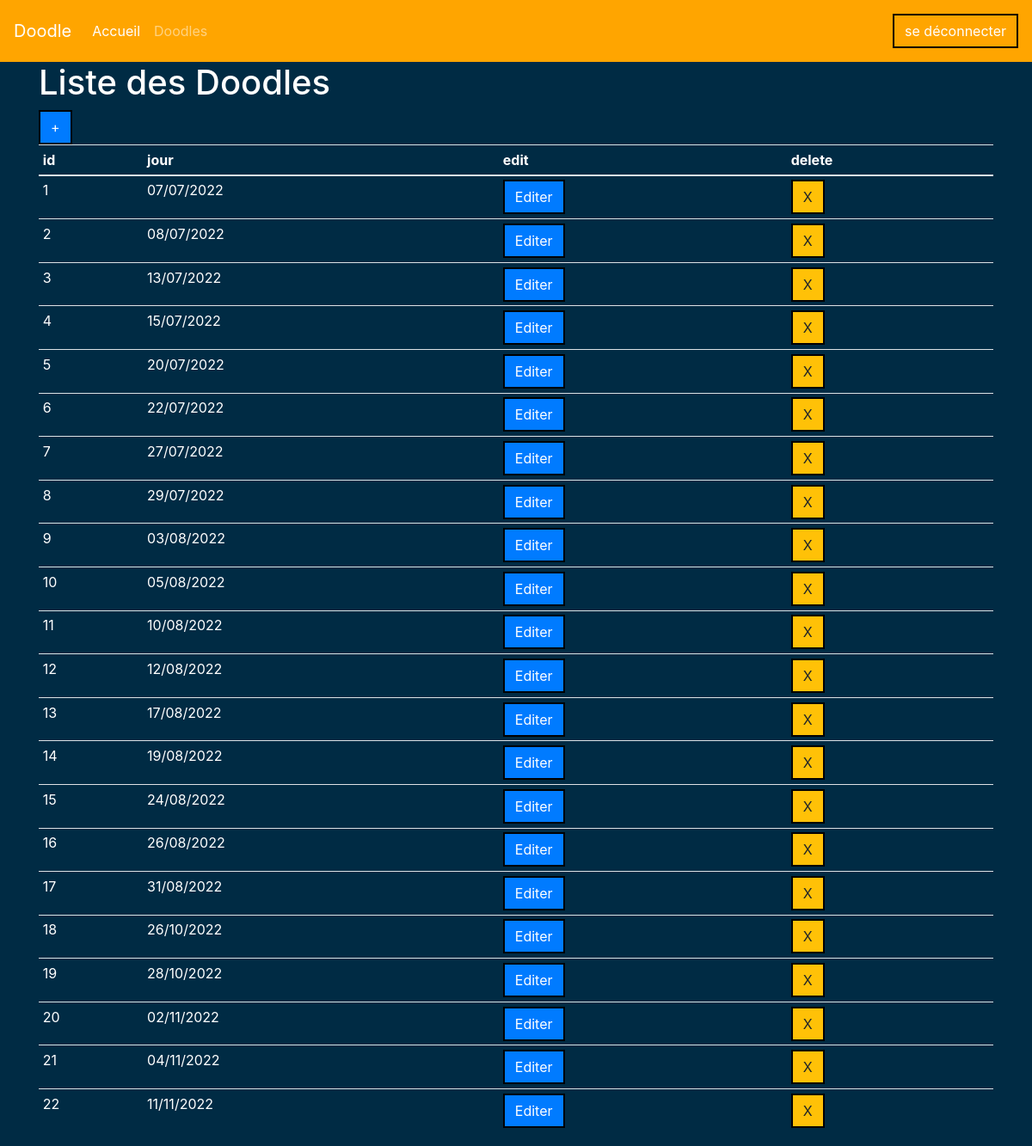
Screenshot of /cms/doodles (signed in) with the database file from the repository.
### models/models.py (models this page shows, shortened)
class Doodle(db.Model):
    __tablename__ = 'doodles'
    id = db.Column(db.Integer(), primary_key=True)
    date_doodle = db.Column(db.DateTime(), nullable=False)
    joueurs = db.relationship('Joueur', backref='doodles', lazy=True)

### app.py (the view)
@app.route('/cms/doodles', methods=['GET'])
def get_doodles():
    if not_admin():
        return redirect(url_for('index'))
    doodles = Doodle.query.all()
    return render_template('cms/doodles/index.html', doodles=doodles)

### app.py (called while the page is built)
def not_admin():
    if "admin" not in session :
        flash("Vous n'êtes pas connecté", "danger")
        return True
    return False

### templates/cms/doodles/index.html (shortened to what this page needs)
{% extends 'app.html' %}
{% block content %}
<div class="container">
    <h1>Liste des Doodles</h1>
</div>
<div class="container">
    <a href="{{ url_for('register_doodle')}}" class="btn btn-primary">+</a>
</div>
<div class="container">
    <table class="table table-sm">
        <thead>
            <tr>
                <th>id</th>
                <th>jour</th>
                <th>edit</th>
                <th>delete</th>
            </tr>
        </thead>
        <tbody>
            {% for doodle in doodles %}
            <tr>
                <td>
                    {{ doodle['id'] }}
                </td>
                <td>{{ doodle['date_doodle'].strftime('%d/%m/%Y') }}</td>
                <td><a class="btn btn-primary" href="{{ url_for('edit_doodle', id=doodle.id) }}">Editer</a></td>
                <td><a class="btn btn-warning" href="{{ url_for('delete_doodle', id=doodle.id) }}">X</a></td>
            </tr>
            {% endfor %}
        </tbody>
    </table>
</div>
{% endblock %}

### templates/app.html (shortened to what this page needs)
<!DOCTYPE html>
<html lang="fr">
<head>
  <link rel="stylesheet" href="https://cdn.jsdelivr.net/npm/bootstrap@4.0.0/dist/css/bootstrap.min.css"
>
  <link rel="stylesheet" href="https://use.fontawesome.com/releases/v5.5.0/css/all.css"
>
    <link href="{{ url_for('static', filename='css/style.css') }}" rel="stylesheet">
</head>
<body>
  <nav class="navbar navbar-dark navbar-expand-lg navbar-custom">
    <a class="navbar-brand" href="{{ url_for('index') }}">Doodle</a>
    <div class="collapse navbar-collapse" id="navbarNav">
      <ul class="navbar-nav">
        <li class="nav-item active">
          <a class="nav-link" href="{{ url_for('index') }}">Accueil <span class="sr-only">(current)</span></a>
        </li>
        {% if session['admin'] %}
        {% for item, url in [("doodles", "get_doodles"),] %}
        <li class="nav-item">
          <a class="nav-link" href="{{ url_for(url) }}">{{ item[0]|upper}}{{item[1:] }}</a>
        </li>
        {% endfor %}
        {% endif %}
      </ul>
    </div>
    <ul class="nav justify-content-end">
      {% if session['admin'] %}
      <span class="navbar-text">
        <a class="btn btn-outline-success" href="{{ url_for('close_connexion') }}">se déconnecter</a>
      </span>
      {% endif %}
    </ul>
  </nav>
  {% block content %}
  {% endblock %}
</body>
</html>

### static/css/style.css (style rules this page uses)
body { background-color: #002b44; color: white; }
.navbar-custom { background-color: orange; }
.btn { border-radius: 0; border: 2px solid black; }

### rows the page displays
Doodle: id "1", date_doodle "07/07/2022"
Doodle: id "2", date_doodle "08/07/2022"
Doodle: id "3", date_doodle "13/07/2022"
Doodle: id "4", date_doodle "15/07/2022"
Doodle: id "5", date_doodle "20/07/2022"
Doodle: id "6", date_doodle "22/07/2022"
Doodle: id "7", date_doodle "27/07/2022"
Doodle: id "8", date_doodle "29/07/2022"
Doodle: id "9", date_doodle "03/08/2022"
Doodle: id "10", date_doodle "05/08/2022"
Doodle: id "11", date_doodle "10/08/2022"
Doodle: id "12", date_doodle "12/08/2022"
Doodle: id "13", date_doodle "17/08/2022"
Doodle: id "14", date_doodle "19/08/2022"
Doodle: id "15", date_doodle "24/08/2022"
Doodle: id "16", date_doodle "26/08/2022"
Doodle: id "17", date_doodle "31/08/2022"
Doodle: id "18", date_doodle "26/10/2022"
Doodle: id "19", date_doodle "28/10/2022"
Doodle: id "20", date_doodle "02/11/2022"
Doodle: id "21", date_doodle "04/11/2022"
Doodle: id "22", date_doodle "11/11/2022"

### other values shown
{{ item[0]|upper }} "D"
{{ item[1:] }} "oodles"
